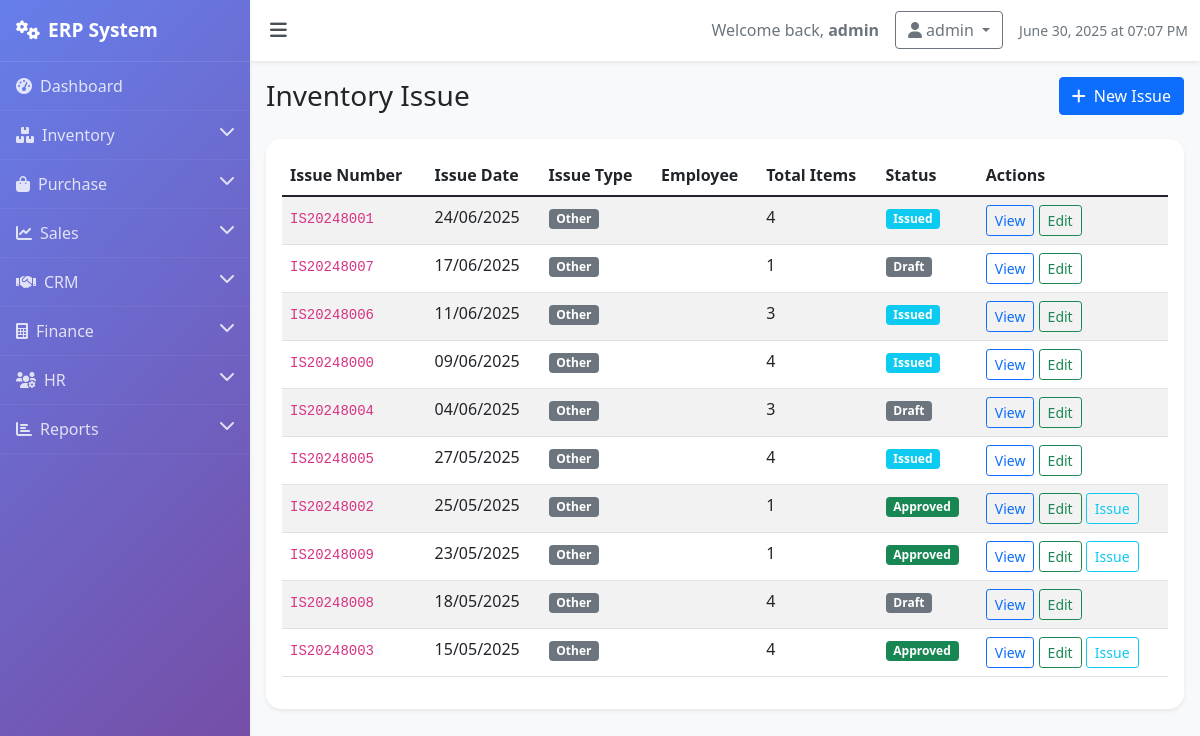
The page /inventory/issue (signed in) on the database its author committed.
### models.py (models this page shows)
class InventoryIssue(db.Model):
    id = db.Column(db.Integer, primary_key=True)
    issue_number = db.Column(db.String(50), unique=True, nullable=False)
    issue_date = db.Column(db.DateTime, default=lambda: datetime.now(timezone.utc))
    issue_type = db.Column(db.String(20), nullable=False)  # 'sale', 'internal', 'adjustment', 'waste'
    department_id = db.Column(db.Integer, db.ForeignKey('department.id'))
    employee_id = db.Column(db.Integer, db.ForeignKey('employee.id'))
    status = db.Column(db.String(20), default='draft')  # draft, confirmed, completed
    notes = db.Column(db.Text)
    issued_by = db.Column(db.String(100))
    items = db.relationship('InventoryIssueItem', backref='issue', lazy=True, cascade='all, delete-orphan')
    department = db.relationship('Department', backref='inventory_issues')
    employee = db.relationship('Employee', backref='inventory_issues')

### routes.py (the view)
    @app.route('/inventory/issue')
    def inventory_issue():
        if 'user_id' not in session:
            return redirect(url_for('login'))
        issues = InventoryIssue.query.order_by(InventoryIssue.issue_date.desc()).all()
        return render_template('inventory/issue.html', issues=issues)

### templates/inventory/issue.html (shortened to what this page needs)
{% extends "base.html" %}
{% block content %}
<div class="d-flex justify-content-between align-items-center mb-4">
    <h1 class="h3 mb-0">Inventory Issue</h1>
    <a href="{{ url_for('add_inventory_issue') }}" class="btn btn-primary">
        <i class="fas fa-plus me-2"></i>New Issue
    </a>
</div>
<div class="card">
    <div class="card-body">
        <div class="table-responsive">
            <table class="table table-striped">
                <thead>
                    <tr>
                        <th>Issue Number</th>
                        <th>Issue Date</th>
                        <th>Issue Type</th>
                        <th>Employee</th>
                        <th>Total Items</th>
                        <th>Status</th>
                        <th>Actions</th>
                    </tr>
                </thead>
                <tbody>
                    {% for issue in issues %}
                    <tr>
                        <td><code>{{ issue.issue_number }}</code></td>
                        <td>{{ issue.issue_date.strftime('%d/%m/%Y') }}</td>
                        <td>
                            {% if issue.issue_type == 'production' %}
                            <span class="badge bg-primary">Production</span>
                            {% elif issue.issue_type == 'maintenance' %}
                            <span class="badge bg-warning">Maintenance</span>
                            {% elif issue.issue_type == 'office' %}
                            <span class="badge bg-info">Office Use</span>
                            {% else %}
                            <span class="badge bg-secondary">Other</span>
                            {% endif %}
                        </td>
                        <td>{{ issue.employee.name if issue.employee else 'System' }}</td>
                        <td>{{ issue.items|length if issue.items else 0 }}</td>
                        <td>
                            {% if issue.status == 'draft' %}
                            <span class="badge bg-secondary">Draft</span>
                            {% elif issue.status == 'approved' %}
                            <span class="badge bg-success">Approved</span>
                            {% elif issue.status == 'issued' %}
                            <span class="badge bg-info">Issued</span>
                            {% else %}
                            <span class="badge bg-warning">Adjusting</span>
                            {% endif %}
                        </td>
                        <td>
                            <button class="btn btn-sm btn-outline-primary">View</button>
                            <button class="btn btn-sm btn-outline-success">Edit</button>
                            {% if issue.status == 'approved' %}
                            <button class="btn btn-sm btn-outline-info">Issue</button>
                            {% endif %}
                        </td>
                    </tr>
                    {% endfor %}
                </tbody>
            </table>
        </div>
    </div>
</div>
{% endblock %}

### templates/base.html (style rules this page uses)
body { overflow-x: hidden; }
.card { border: none; border-radius: 15px; box-shadow: 0 0.125rem 0.25rem rgba(0, 0, 0, 0.075); transition: transform 0.2s; }

### rows shown on the page
InventoryIssue: issue_number "IS20248001", issue_date "24/06/2025", issue_type "Other", items|length "4", status "Issued"
InventoryIssue: issue_number "IS20248007", issue_date "17/06/2025", issue_type "Other", items|length "1", status "Draft"
InventoryIssue: issue_number "IS20248006", issue_date "11/06/2025", issue_type "Other", items|length "3", status "Issued"
InventoryIssue: issue_number "IS20248000", issue_date "09/06/2025", issue_type "Other", items|length "4", status "Issued"
InventoryIssue: issue_number "IS20248004", issue_date "04/06/2025", issue_type "Other", items|length "3", status "Draft"
InventoryIssue: issue_number "IS20248005", issue_date "27/05/2025", issue_type "Other", items|length "4", status "Issued"
InventoryIssue: issue_number "IS20248002", issue_date "25/05/2025", issue_type "Other", items|length "1", status "Approved"
InventoryIssue: issue_number "IS20248009", issue_date "23/05/2025", issue_type "Other", items|length "1", status "Approved"
InventoryIssue: issue_number "IS20248008", issue_date "18/05/2025", issue_type "Other", items|length "4", status "Draft"
InventoryIssue: issue_number "IS20248003", issue_date "15/05/2025", issue_type "Other", items|length "4", status "Approved"

### other values the page prints
{{ session.username }} "admin"
